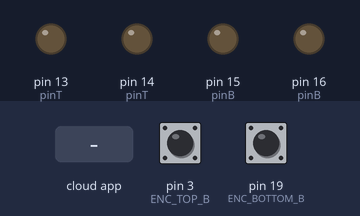
Bench run of a sketch on a simulated Arduino Uno, built with avr-gcc and run on an emulated ATmega328P. Parts: output pins drawn as LEDs (lit = HIGH). The inputs (shaded band) are chosen by the test bench; at power-on: pin 3 (ENC_TOP_B) HIGH, pin 19 (ENC_BOTTOM_B) HIGH. The ROS host is connected and sends only what is stated.

Above: at 1.2 s.
1.3 s: the phone or cloud app sets move_top_motor to 180
At 1.9 s:
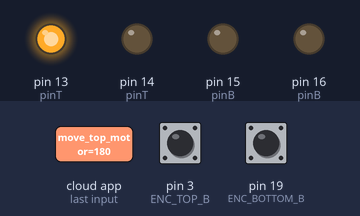
2.8 s: the phone or cloud app sets move_bottom_motor to 180
At 4.0 s:
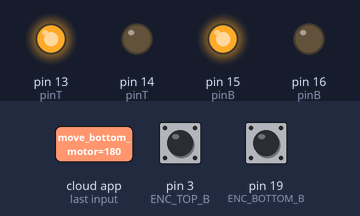
4.3 s: the phone or cloud app sets move_top_motor to 0
At 5.3 s:
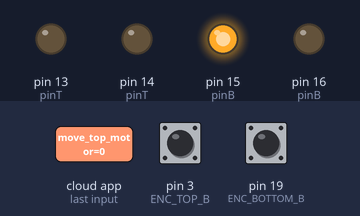
5.8 s: the phone or cloud app sets move_bottom_motor to 0
At 6.5 s:
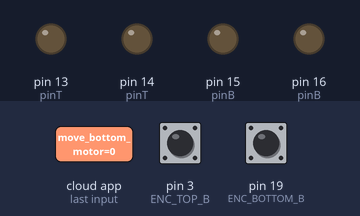
Timing chart, 0 to 8.3 s (numbered marks = the images above; inputs shaded):
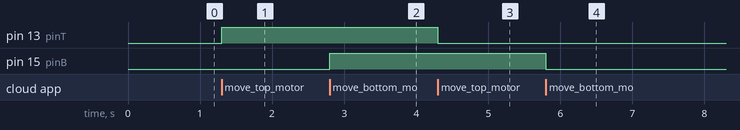

Measured:
- after the input at 1.3 s, pin 13 (pinT): LOW → HIGH at once
- after the input at 2.8 s, pin 15 (pinB): LOW → HIGH at once
- after the input at 4.3 s, pin 13 (pinT): HIGH → LOW at once
- after the input at 5.8 s, pin 15 (pinB): HIGH → LOW at once

The sketch:

sketch.ino
```cpp
#include "ros.h"
#include <std_msgs/Int16.h>
#include <std_msgs/UInt16MultiArray.h>
#include <std_msgs/Int32.h>
#include <std_msgs/Bool.h>
#include <Arduino.h>
#include <Servo.h>
#include"Motor.h"

int pinT[2]={13,14};
int pinB[2]={15,16};
Motor topmotor(pinT[0],pinT[1]);
Motor bottommotor(pinB[0],pinB[1]);

//
//read A,B phase
volatile int oldEnctopB;
volatile int Enc_top_value;
volatile int oldEncbottomB;
volatile int Enc_bottom_value;
int ENC_TOP_A=2;
int ENC_TOP_B=3;
int ENC_BOTTOM_A=18;
int ENC_BOTTOM_B=19;

void EncoderTop(){

    int newEnctopB=digitalRead(ENC_TOP_B);
    int newEnctopA=digitalRead(ENC_TOP_A);

    if(newEnctopA){//if a is high
        if(oldEnctopB && !newEnctopB){//if b is low
            ++Enc_bottom_value;
        }/*else{//if b is high
            --Enc_bottom_value;
        }
    }*/else{//if a is low
        if(!oldEnctopB && newEnctopB){//if b is high
            ++Enc_top_value;
            }/*else{//if b is high
            ++Enc_top_value;
        }*/
        }
    }

    oldEnctopB=newEnctopB;

}

void EncoderBottom(){
    int newEncbottomA=digitalRead(ENC_BOTTOM_A);
    int newEncbottomB=digitalRead(ENC_BOTTOM_B);
    if(newEncbottomA){
        if(!oldEncbottomB && newEncbottomB){
            ++Enc_bottom_value;
        }/*else{
            --Enc_bottom_value;
        }*/
    }else{
        if(oldEncbottomB && !newEncbottomB){
            ++Enc_bottom_value;
        }/*else{
            ++Enc_bottom_value;
        }*/
    }
    oldEncbottomB=newEncbottomB;
}
ros::NodeHandle nh;

void topCallback(const std_msgs::Int16& subMsg){
    //top motor run
    topmotor.run(subMsg.data);
}
ros::Subscriber<std_msgs::Int16>sub1("move_top_motor",&topCallback);

void bottomCallback(const std_msgs::Int16& subMsg){
    //bottom motor run
    bottommotor.run(subMsg.data);
}
ros::Subscriber<std_msgs::Int16>sub2("move_bottom_motor", &bottomCallback);

std_msgs::Int32 pub1_msg;
ros::Publisher pub1("top_encoder_data", &pub1_msg);//send pub1_msg to topic
std_msgs::Int32 pub2_msg;
ros::Publisher pub2("bottom_encoder_data", &pub2_msg);

void setup()
{
    nh.initNode();
    nh.advertise(pub1);
    nh.advertise(pub2);

    nh.subscribe(sub1);
    nh.subscribe(sub2);

    pinMode(ENC_TOP_A,INPUT);
    pinMode(ENC_TOP_B,INPUT);
    pinMode(ENC_BOTTOM_A,INPUT);
    pinMode(ENC_BOTTOM_B,INPUT);
    Enc_top_value=0;
    Enc_bottom_value=0;
    oldEnctopB=digitalRead(ENC_TOP_B);
    oldEncbottomB=digitalRead(ENC_BOTTOM_B);
    attachInterrupt(2,EncoderTop,CHANGE);
    attachInterrupt(3,EncoderTop,CHANGE);
    attachInterrupt(18,EncoderBottom,CHANGE);
    attachInterrupt(19,EncoderBottom,CHANGE);

}

void loop()
{
pub1_msg.data=Enc_top_value;
pub1.publish(&pub1_msg);
pub2_msg.data=Enc_bottom_value;
pub2.publish(&pub2_msg);

nh.spinOnce();
delay(1);


}
```

Motor.h
```cpp
#ifndef MOTOR_H
#define MOTOR_H

#include<Arduino.h>

class Motor{
    public:
        Motor(int pin1,int pin2);
        void run (int speed);
    private:
        int pin1_;
        int pin2_;
};
Motor::Motor(int pin1,int pin2){
    pin1_=pin1;
    pin2_=pin2;
    pinMode(pin1_,OUTPUT);
    pinMode(pin2_,OUTPUT);

}
void Motor::run(int speed){
    if(speed>=0){
        analogWrite(pin1_,speed);
        digitalWrite(pin2_,LOW);
    }
    if(speed<=0){
        digitalWrite(pin1_,LOW);
        analogWrite(pin2_,-speed);
    }
}
#endif
```
